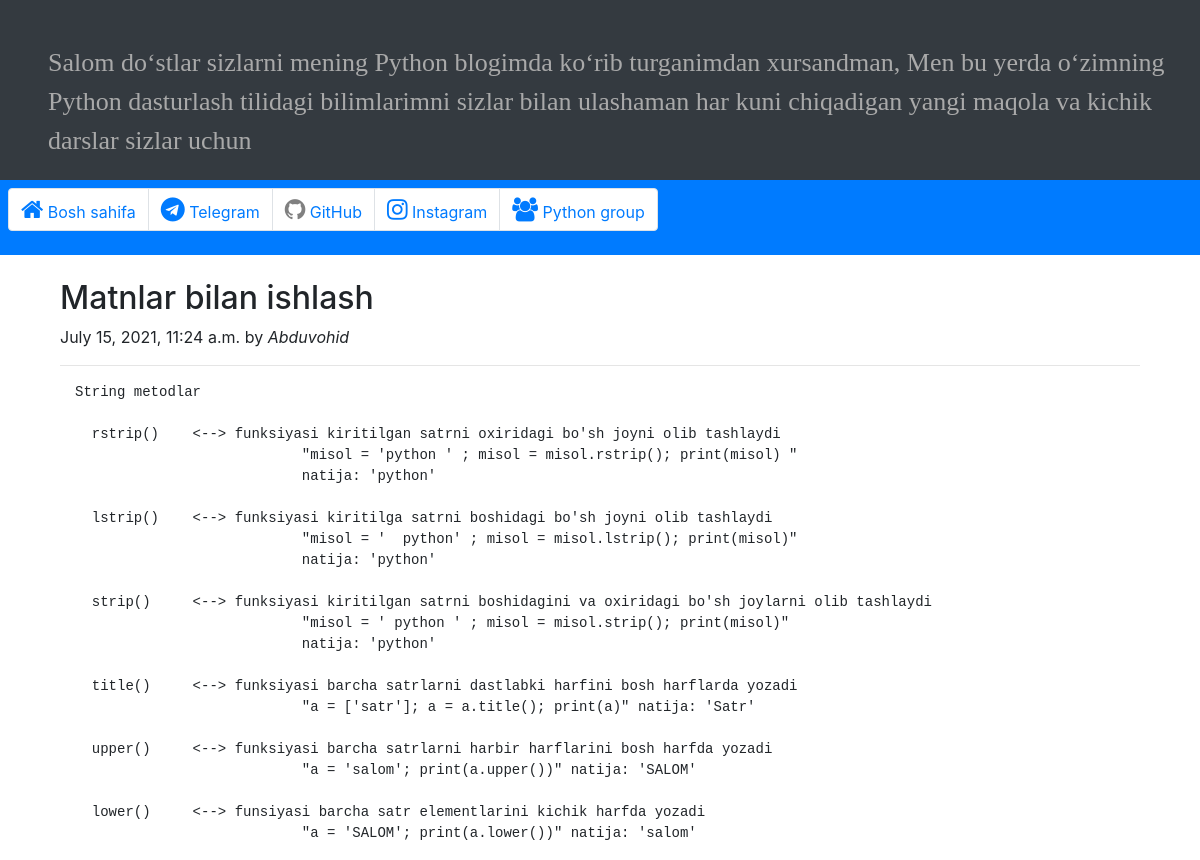
The app's page /read/1/ with its own data.
### py_blog/models.py (models this page shows, shortened)
class PyArticles(models.Model):
    title = models.CharField(max_length=120)
    author = models.ForeignKey(
        'auth.User',
        on_delete=models.CASCADE
    )
    created = models.DateTimeField(auto_now_add=True)
    body = models.TextField()

### py_blog/views.py (the view)
# urls.py: path('read/<int:pk>/', PyArticlesDetailView,
def PyArticlesDetailView(request, pk):
    article = PyArticles.objects.get(id=pk)
    return render(request, 'article_detail.html', {'article': article})

### templates/article_detail.html
{% extends 'base.html' %}
{% block content %}
	<div class="col-md">
      	<article class="blog-post">
	        <h2 class="blog-post-title">{{article.title}}</h2>
	        <p class="blog-post-meta">{{article.created}} by <i>{{article.author}}</i></p>
	        <hr>
        	<div class="container-fluid">
        		<pre>{{ article.body }}</pre>
        	</div>
		</article>
	</div>
{% endblock content %}

### records on screen
PyArticles: title "Matnlar bilan ishlash", created "July 15, 2021, 11:24 a.m.", author "Abduvohid", body "String metodlar rstrip() <--> funksiyasi kiritilgan satrni oxiridagi bo'sh joyni olib tashlaydi \"misol = 'python ' ; misol = misol.rstrip(); print(misol) \" natija: 'python' lstrip() <--> funksiyasi kiritilga satrni boshidagi bo'sh joyni olib tashlaydi \"misol = ' python' ; misol = misol.lstrip(); print(misol)\" natija: 'python' strip() <--> funksiyasi kiritilgan satrni boshidagini va oxiridagi bo'sh joylarni olib tashlaydi \"misol = ' python ' ; misol = misol.strip(); print(misol)\" natija: 'python' title() <--> funksiyasi barcha satrlarni dastlabki harfini bosh harflarda yozadi \"a = ['satr']; a = a.title(); print(a)\" natija: 'Satr' upper() <--> funksiyasi barcha satrlarni harbir harflarini…"
